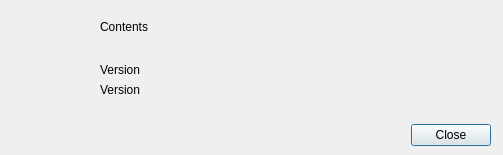
<?xml version="1.0" encoding="UTF-8"?>
<ui version="4.0">
 <class>DetailsPopup</class>
 <widget class="QDialog" name="DetailsPopup">
  <property name="windowModality">
   <enum>Qt::WindowModal</enum>
  </property>
  <property name="geometry">
   <rect>
    <x>0</x>
    <y>0</y>
    <width>503</width>
    <height>155</height>
   </rect>
  </property>
  <property name="contextMenuPolicy">
   <enum>Qt::NoContextMenu</enum>
  </property>
  <property name="windowTitle">
   <string>Streamdeck.Title</string>
  </property>
  <property name="sizeGripEnabled">
   <bool>false</bool>
  </property>
  <property name="modal">
   <bool>true</bool>
  </property>
  <widget class="QDialogButtonBox" name="buttonBox">
   <property name="geometry">
    <rect>
     <x>270</x>
     <y>120</y>
     <width>221</width>
     <height>31</height>
    </rect>
   </property>
   <property name="orientation">
    <enum>Qt::Horizontal</enum>
   </property>
   <property name="standardButtons">
    <set>QDialogButtonBox::Close</set>
   </property>
  </widget>
  <widget class="QLabel" name="logo">
   <property name="geometry">
    <rect>
     <x>10</x>
     <y>10</y>
     <width>72</width>
     <height>72</height>
    </rect>
   </property>
   <property name="mouseTracking">
    <bool>false</bool>
   </property>
   <property name="text">
    <string/>
   </property>
   <property name="pixmap">
    <pixmap resource="popup.qrc">:/logo/sdlogo.png</pixmap>
   </property>
   <property name="scaledContents">
    <bool>true</bool>
   </property>
  </widget>
  <widget class="QLabel" name="contents">
   <property name="geometry">
    <rect>
     <x>100</x>
     <y>20</y>
     <width>391</width>
     <height>31</height>
    </rect>
   </property>
   <property name="text">
    <string>Contents</string>
   </property>
   <property name="alignment">
    <set>Qt::AlignLeading|Qt::AlignLeft|Qt::AlignTop</set>
   </property>
   <property name="wordWrap">
    <bool>true</bool>
   </property>
  </widget>
  <widget class="QLabel" name="obsPluginVersion">
   <property name="geometry">
    <rect>
     <x>100</x>
     <y>60</y>
     <width>391</width>
     <height>20</height>
    </rect>
   </property>
   <property name="text">
    <string>Version</string>
   </property>
  </widget>
  <widget class="QLabel" name="sdPluginVersion">
   <property name="geometry">
    <rect>
     <x>100</x>
     <y>80</y>
     <width>391</width>
     <height>20</height>
    </rect>
   </property>
   <property name="text">
    <string>Version</string>
   </property>
  </widget>
 </widget>
 <resources>
  <include location="popup.qrc"/>
 </resources>
 <connections>
  <connection>
   <sender>buttonBox</sender>
   <signal>accepted()</signal>
   <receiver>DetailsPopup</receiver>
   <slot>accept()</slot>
   <hints>
    <hint type="sourcelabel">
     <x>248</x>
     <y>254</y>
    </hint>
    <hint type="destinationlabel">
     <x>157</x>
     <y>274</y>
    </hint>
   </hints>
  </connection>
  <connection>
   <sender>buttonBox</sender>
   <signal>rejected()</signal>
   <receiver>DetailsPopup</receiver>
   <slot>reject()</slot>
   <hints>
    <hint type="sourcelabel">
     <x>316</x>
     <y>260</y>
    </hint>
    <hint type="destinationlabel">
     <x>286</x>
     <y>274</y>
    </hint>
   </hints>
  </connection>
 </connections>
</ui>
